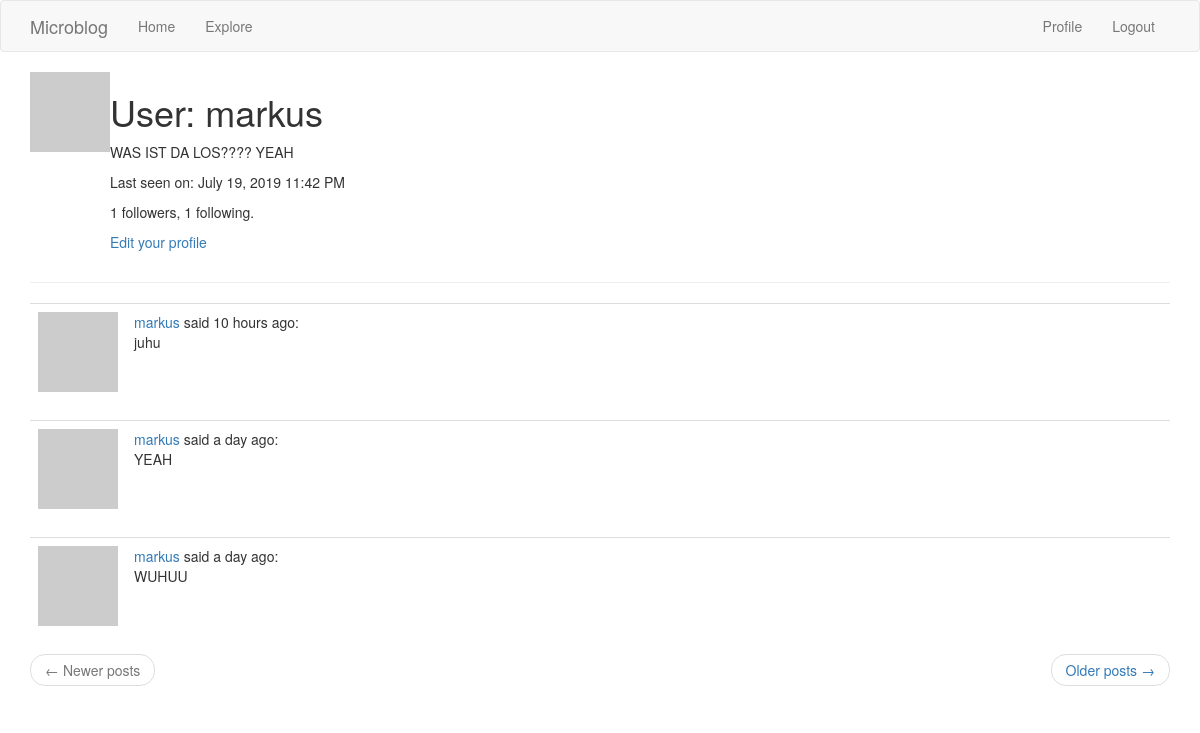
/user/markus (signed in), run on an earlier commit of the app's database.
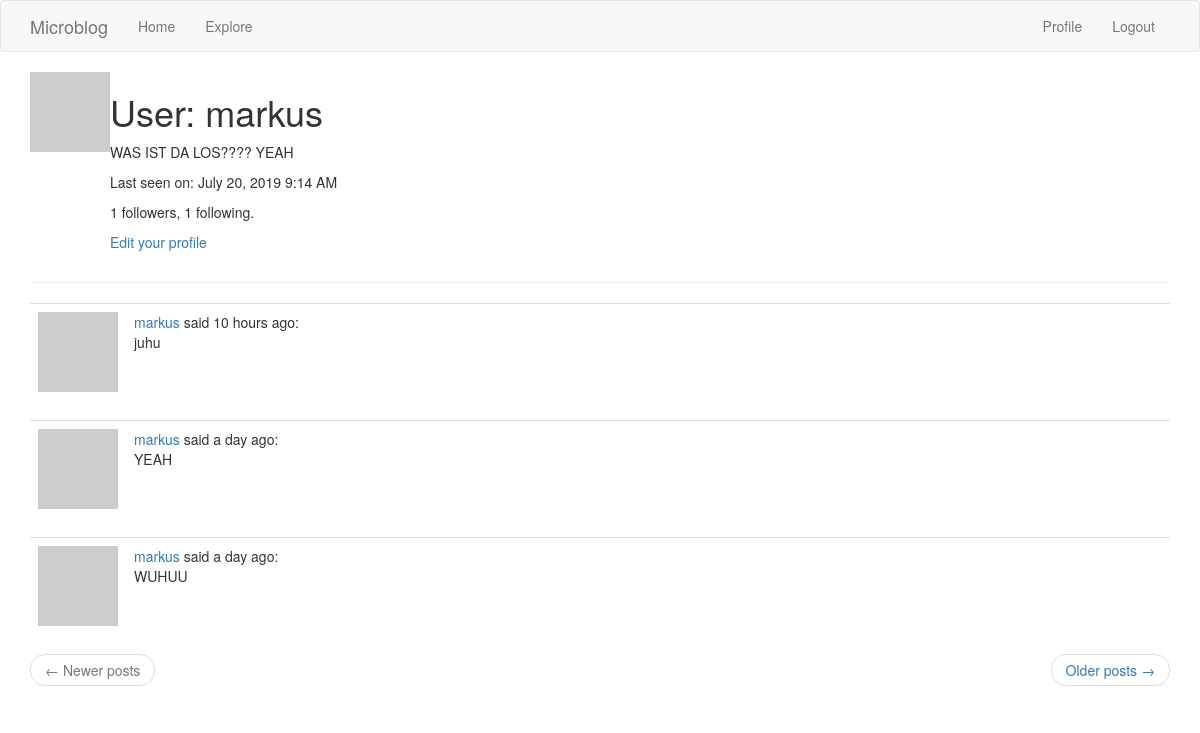
And on a later commit of the database.
### models.py (models this page shows, shortened)
class User(UserMixin, db.Model):
    id = db.Column(db.Integer, primary_key=True)
    username = db.Column(db.String(64), index=True, unique=True)
    email = db.Column(db.String(120), index=True, unique=True)
    password_hash = db.Column(db.String(128))
    posts = db.relationship('Post', backref='author', lazy='dynamic')
    about_me = db.Column(db.String(140))
    last_seen = db.Column(db.DateTime, default=datetime.utcnow)
    followed = db.relationship(
        'User',
        secondary=followers,
        primaryjoin=(followers.c.follower_id == id),
        secondaryjoin=(followers.c.followed_id == id),
        backref=db.backref('followers', lazy='dynamic'),
        lazy='dynamic'
        )
    def avatar(self, size):
        digest = md5(self.email.lower().encode('utf-8')).hexdigest()
        return 'https://www.gravatar.com/avatar/{}?d=identicon&s={}'.format(digest, size)

class Post(db.Model):
    id = db.Column(db.Integer, primary_key=True)
    body = db.Column(db.String(140))
    timestamp = db.Column(db.DateTime, index=True, default=datetime.utcnow)
    user_id = db.Column(db.Integer, db.ForeignKey('user.id'))

### routes.py (the view)
@app.route('/user/<username>')
@login_required
def user(username):
    user = User.query.filter_by(username=username).first_or_404()
    page = request.args.get('page', 1, type=int)
    posts = user.posts.order_by(Post.timestamp.desc()).paginate(
        page,
        app.config['POSTS_PER_PAGE'],
        False
        )
    if posts.has_next:
        next_url = url_for('user', username=user.username, page=posts.next_num)
    else:
        next_url = None
    if posts.has_prev:
        prev_url = url_for('user', username=user.username, page=posts.prev_num)
    else:
        prev_url = None
    return render_template('user.html', user=user, posts=posts.items, next_url=next_url, prev_url=prev_url)

### models.py (called while the page is built)
@login.user_loader
def load_user(this_id):
    return User.query.get(int(this_id))

### routes.py (called while the page is built)
@app.before_request
def before_request():
    if current_user.is_authenticated:
        current_user.last_seen = datetime.utcnow()
        db.session.commit()

### templates/user.html
{% extends "base.html" %}
{% block app_content %}
    <table>
        <tr valign="top">
            <td><img src="{{ user.avatar(128) }}"></td>
            <td>
                <h1>User: {{ user.username }}</h1>
                {% if user.about_me %}
                    <p>
                        {{ user.about_me }}
                    </p>
                {% endif %}
                {% if user.last_seen %}
                    <p>
                        Last seen on: {{ moment(user.last_seen).format('LLL') }}
                    </p>
                {% endif %}
                <p>{{ user.followers.count() }} followers, {{ user.followed.count() }} following.</p>
                {% if user == current_user %}
                <p><a href="{{ url_for('edit_profile') }}">Edit your profile</a></p>
                {% elif not current_user.is_following(user) %}
                <p><a href="{{ url_for('follow', username=user.username) }}">Follow</a></p>
                {% else %}
                <p><a href="{{ url_for('unfollow', username=user.username) }}">Unfollow</a></p>
                {% endif %}
            </td>
        </tr>
    </table>
    <hr>
    {% for post in posts %}
        {% include '_post.html' %}
    {% endfor %}
    <nav aria-label="...">
        <ul class="pager">
            <li class="previous{% if not prev_url %} disabled{% endif %}">
                <a href="{{ prev_url or '#' }}">
                    <span aria-hidden="true">&larr;</span> Newer posts
                </a>
            </li>
            <li class="next{% if not next_url %} disabled{% endif %}">
                <a href="{{ next_url or '#' }}">
                    Older posts <span aria-hidden="true">&rarr;</span>
                </a>
            </li>
        </ul>
    </nav>
{% endblock %}

### templates/base.html (shortened to what this page needs)
{% extends 'bootstrap/base.html' %}
{% block navbar %}
    <nav class="navbar navbar-default">
        <div class="container">
            <div class="navbar-header">
                <a class="navbar-brand" href="{{ url_for('index') }}">Microblog</a>
            </div>
            <div class="collapse navbar-collapse" id="bs-example-navbar-collapse-1">
                <ul class="nav navbar-nav">
                    <li><a href="{{ url_for('index') }}">Home</a></li>
                    <li><a href="{{ url_for('explore') }}">Explore</a></li>
                </ul>
                <ul class="nav navbar-nav navbar-right">
                    {% if current_user.is_anonymous %}
                    <li><a href="{{ url_for('login') }}">Login</a></li>
                    {% else %}
                    <li><a href="{{ url_for('user', username=current_user.username) }}">Profile</a></li>
                    <li><a href="{{ url_for('logout') }}">Logout</a></li>
                    {% endif %}
                </ul>
            </div>
        </div>
    </nav>
{% endblock %}
{% block content %}
    <div class="container">
        {% block app_content %}{% endblock %}
    </div>
{% endblock %}

### templates/_post.html
<table class="table table-hover">
    <tr>
        <td width="70px">
            <a href="{{ url_for('user', username=post.author.username) }}">
                <img src="{{ post.author.avatar(70) }}" />
            </a>
        </td>
        <td>
            <a href="{{ url_for('user', username=post.author.username) }}">
                {{ post.author.username }}
            </a>
            said {{ moment(post.timestamp).fromNow() }}:
            <br>
            {{ post.body }}
        </td>
    </tr>
</table>

What changed in the data, as far as the page shows it:
changed User "markus": last_seen "July 19, 2019 11:42 PM" → "July 20, 2019 9:14 AM"
